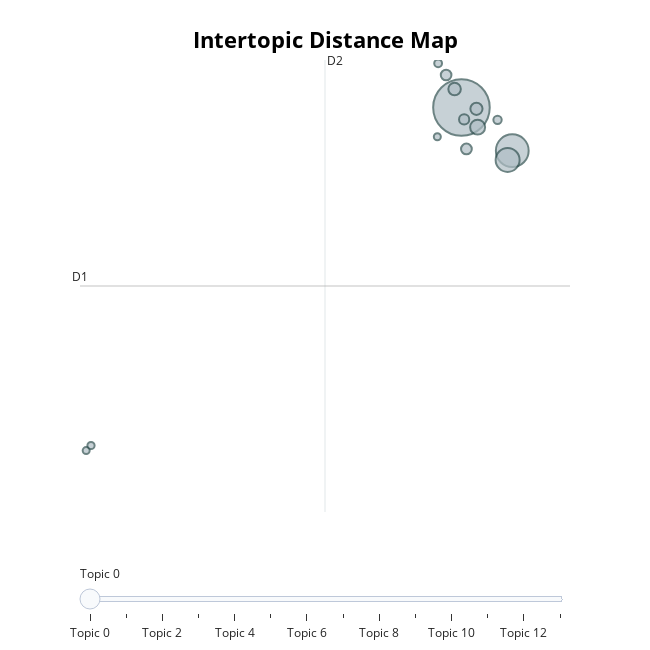

Notebook source saved alongside this figure:
### Code cell
models[0].visualize_topics()

### Figure 1 — Plotly figure (JSON) as saved in the notebook; plotly's stock layout.template omitted (floating-point values rounded to 4 significant figures)
{"data": [{"customdata": [[0, "Controversies and updates on vaccination programs, including COVID-19 and measles vaccines.", 1102], [1, "COVID-19 Vaccine Side Effects and Withdrawal", 370], [2, "Bill Gates' investment in Pfizer and subsequent vaccine criticism", 198], [3, "Vaccination in Costa Rica (COVID-19 and Influenza)", 77], [4, "Government Corruption and Mismanagement during Covid-19 Pandemic in Latin America", 54], [5, "Contributions of Jewish Scientists and Israel's Medical Aid in Gaza", 51], [6, "Russian therapeutic cancer vaccine clinical trials scheduled for 2025", 40], [7, "Social Media Reactions to Mixed News", 39], [8, "Adopción de cachorros vacunados y desparasitados", 36], [9, "Requisitos de vacuna de fiebre amarilla para viajar", 24], [10, "Healthcare and Government Issues in Costa Rica", 21], [11, "Topic: Online Document Collections and Keywords Analysis", 18], [12, "Exportación y consumo de carne vacuna en Argentina", 17], [13, "Internet Explorer Controversy", 17]], "hovertemplate": "<b>Topic %{customdata[0]}</b><br>%{customdata[1]}<br>Size: %{customdata[2]}", "legendgroup": "", "marker": {"color": "#B0BEC5", "line": {"color": "DarkSlateGrey", "width": 2}, "size": [1102, 370, 198, 77, 54, 51, 40, 39, 36, 24, 21, 18, 17, 17], "sizemode": "area", "sizeref": 0.6887, "symbol": "circle"}, "mode": "markers", "name": "", "orientation": "v", "showlegend": false, "type": "scatter", "x": [12.65, 14.58, 14.4, 13.27, 12.39, 13.22, 12.84, 12.07, 12.76, 14.02, 11.77, -1.378, 11.74, -1.561], "xaxis": "x", "y": [-2.372, -3.917, -4.247, -3.075, -1.711, -2.421, -3.856, -1.21, -2.797, -2.812, -0.791, -14.47, -3.421, -14.65], "yaxis": "y"}], "layout": {"annotations": [{"showarrow": false, "text": "D1", "x": -1.795, "y": -8.759, "yshift": 10}, {"showarrow": false, "text": "D2", "x": 7.486, "xshift": 10, "y": -0.6724}], "height": 650, "hoverlabel": {"bgcolor": "white", "font": {"family": "Rockwell", "size": 16}}, "legend": {"itemsizing": "constant", "tracegroupgap": 0}, "margin": {"t": 60}, "shapes": [{"line": {"color": "#CFD8DC", "width": 2}, "type": "line", "x0": 7.486, "x1": 7.486, "y0": -16.85, "y1": -0.6724}, {"line": {"color": "#9E9E9E", "width": 2}, "type": "line", "x0": -1.795, "x1": 16.77, "y0": -8.759, "y1": -8.759}], "sliders": [{"active": 0, "pad": {"t": 50}, "steps": [{"args": [{"marker.color": [["red", "#B0BEC5", "#B0BEC5", "#B0BEC5", "#B0BEC5", "#B0BEC5", "#B0BEC5", "#B0BEC5", "#B0BEC5", "#B0BEC5", "#B0BEC5", "#B0BEC5", "#B0BEC5", "#B0BEC5"]]}], "label": "Topic 0", "method": "update"}, {"args": [{"marker.color": [["#B0BEC5", "red", "#B0BEC5", "#B0BEC5", "#B0BEC5", "#B0BEC5", "#B0BEC5", "#B0BEC5", "#B0BEC5", "#B0BEC5", "#B0BEC5", "#B0BEC5", "#B0BEC5", "#B0BEC5"]]}], "label": "Topic 1", "method": "update"}, {"args": [{"marker.color": [["#B0BEC5", "#B0BEC5", "red", "#B0BEC5", "#B0BEC5", "#B0BEC5", "#B0BEC5", "#B0BEC5", "#B0BEC5", "#B0BEC5", "#B0BEC5", "#B0BEC5", "#B0BEC5", "#B0BEC5"]]}], "label": "Topic 2", "method": "update"}, {"args": [{"marker.color": [["#B0BEC5", "#B0BEC5", "#B0BEC5", "red", "#B0BEC5", "#B0BEC5", "#B0BEC5", "#B0BEC5", "#B0BEC5", "#B0BEC5", "#B0BEC5", "#B0BEC5", "#B0BEC5", "#B0BEC5"]]}], "label": "Topic 3", "method": "update"}, {"args": [{"marker.color": [["#B0BEC5", "#B0BEC5", "#B0BEC5", "#B0BEC5", "red", "#B0BEC5", "#B0BEC5", "#B0BEC5", "#B0BEC5", "#B0BEC5", "#B0BEC5", "#B0BEC5", "#B0BEC5", "#B0BEC5"]]}], "label": "Topic 4", "method": "update"}, {"args": [{"marker.color": [["#B0BEC5", "#B0BEC5", "#B0BEC5", "#B0BEC5", "#B0BEC5", "red", "#B0BEC5", "#B0BEC5", "#B0BEC5", "#B0BEC5", "#B0BEC5", "#B0BEC5", "#B0BEC5", "#B0BEC5"]]}], "label": "Topic 5", "method": "update"}, {"args": [{"marker.color": [["#B0BEC5", "#B0BEC5", "#B0BEC5", "#B0BEC5", "#B0BEC5", "#B0BEC5", "red", "#B0BEC5", "#B0BEC5", "#B0BEC5", "#B0BEC5", "#B0BEC5", "#B0BEC5", "#B0BEC5"]]}], "label": "Topic 6", "method": "update"}, {"args": [{"marker.color": [["#B0BEC5", "#B0BEC5", "#B0BEC5", "#B0BEC5", "#B0BEC5", "#B0BEC5", "#B0BEC5", "red", "#B0BEC5", "#B0BEC5", "#B0BEC5", "#B0BEC5", "#B0BEC5", "#B0BEC5"]]}], "label": "Topic 7", "method": "update"}, {"args": [{"marker.color": [["#B0BEC5", "#B0BEC5", "#B0BEC5", "#B0BEC5", "#B0BEC5", "#B0BEC5", "#B0BEC5", "#B0BEC5", "red", "#B0BEC5", "#B0BEC5", "#B0BEC5", "#B0BEC5", "#B0BEC5"]]}], "label": "Topic 8", "method": "update"}, {"args": [{"marker.color": [["#B0BEC5", "#B0BEC5", "#B0BEC5", "#B0BEC5", "#B0BEC5", "#B0BEC5", "#B0BEC5", "#B0BEC5", "#B0BEC5", "red", "#B0BEC5", "#B0BEC5", "#B0BEC5", "#B0BEC5"]]}], "label": "Topic 9", "method": "update"}, {"args": [{"marker.color": [["#B0BEC5", "#B0BEC5", "#B0BEC5", "#B0BEC5", "#B0BEC5", "#B0BEC5", "#B0BEC5", "#B0BEC5", "#B0BEC5", "#B0BEC5", "red", "#B0BEC5", "#B0BEC5", "#B0BEC5"]]}], "label": "Topic 10", "method": "update"}, {"args": [{"marker.color": [["#B0BEC5", "#B0BEC5", "#B0BEC5", "#B0BEC5", "#B0BEC5", "#B0BEC5", "#B0BEC5", "#B0BEC5", "#B0BEC5", "#B0BEC5", "#B0BEC5", "red", "#B0BEC5", "#B0BEC5"]]}], "label": "Topic 11", "method": "update"}, {"args": [{"marker.color": [["#B0BEC5", "#B0BEC5", "#B0BEC5", "#B0BEC5", "#B0BEC5", "#B0BEC5", "#B0BEC5", "#B0BEC5", "#B0BEC5", "#B0BEC5", "#B0BEC5", "#B0BEC5", "red", "#B0BEC5"]]}], "label": "Topic 12", "method": "update"}, {"args": [{"marker.color": [["#B0BEC5", "#B0BEC5", "#B0BEC5", "#B0BEC5", "#B0BEC5", "#B0BEC5", "#B0BEC5", "#B0BEC5", "#B0BEC5", "#B0BEC5", "#B0BEC5", "#B0BEC5", "#B0BEC5", "red"]]}], "label": "Topic 13", "method": "update"}]}], "title": {"font": {"color": "Black", "size": 22}, "text": "<b>Intertopic Distance Map</b>", "x": 0.5, "xanchor": "center", "y": 0.95, "yanchor": "top"}, "width": 650, "xaxis": {"anchor": "y", "domain": [0, 1], "range": [-1.795, 16.77], "title": {"text": ""}, "visible": false}, "yaxis": {"anchor": "x", "domain": [0, 1], "range": [-16.85, -0.6724], "title": {"text": ""}, "visible": false}}}
